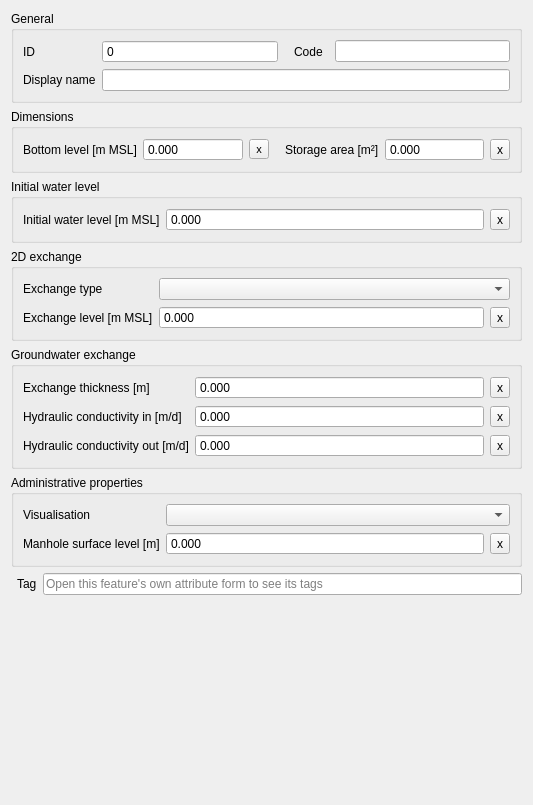
         <widget class="QWidget" name="tab_2">
          <attribute name="title">
           <string>Connection node end</string>
          </attribute>
          <layout class="QGridLayout" name="gridLayout_9">
           <item row="1" column="0" colspan="2">
            <widget class="QGroupBox" name="grp_dimensions_2">
             <property name="title">
              <string>Dimensions</string>
             </property>
             <layout class="QGridLayout" name="gridLayout_21">
              <item row="0" column="5">
               <widget class="QToolButton" name="connection_node_2_storage_area_clear">
                <property name="text">
                 <string>x</string>
                </property>
               </widget>
              </item>
              <item row="0" column="3">
               <widget class="QLabel" name="label_33">
                <property name="locale">
                 <locale language="English" country="UnitedStates"/>
                </property>
                <property name="text">
                 <string>Storage area [m²]</string>
                </property>
                <property name="alignment">
                 <set>Qt::AlignLeading|Qt::AlignLeft|Qt::AlignVCenter</set>
                </property>
                <property name="indent">
                 <number>10</number>
                </property>
               </widget>
              </item>
              <item row="0" column="0">
               <widget class="QLabel" name="label_34">
                <property name="locale">
                 <locale language="English" country="UnitedStates"/>
                </property>
                <property name="text">
                 <string>Bottom level [m MSL]</string>
                </property>
                <property name="alignment">
                 <set>Qt::AlignLeading|Qt::AlignLeft|Qt::AlignVCenter</set>
                </property>
                <property name="indent">
                 <number>-1</number>
                </property>
               </widget>
              </item>
              <item row="0" column="1">
               <widget class="QDoubleSpinBox" name="connection_node_2_bottom_level">
                <property name="sizePolicy">
                 <sizepolicy hsizetype="Expanding" vsizetype="Fixed">
                  <horstretch>0</horstretch>
                  <verstretch>0</verstretch>
                 </sizepolicy>
                </property>
                <property name="locale">
                 <locale language="English" country="UnitedStates"/>
                </property>
                <property name="inputMethodHints">
                 <set>Qt::ImhNone</set>
                </property>
                <property name="buttonSymbols">
                 <enum>QAbstractSpinBox::NoButtons</enum>
                </property>
                <property name="decimals">
                 <number>3</number>
                </property>
                <property name="minimum">
                 <double>-9999999999.000000000000000</double>
                </property>
                <property name="maximum">
                 <double>9999999999.000000000000000</double>
                </property>
               </widget>
              </item>
              <item row="0" column="4">
               <widget class="QDoubleSpinBox" name="connection_node_2_storage_area">
                <property name="sizePolicy">
                 <sizepolicy hsizetype="Expanding" vsizetype="Fixed">
                  <horstretch>0</horstretch>
                  <verstretch>0</verstretch>
                 </sizepolicy>
                </property>
                <property name="locale">
                 <locale language="English" country="UnitedStates"/>
                </property>
                <property name="inputMethodHints">
                 <set>Qt::ImhNone</set>
                </property>
                <property name="buttonSymbols">
                 <enum>QAbstractSpinBox::NoButtons</enum>
                </property>
                <property name="decimals">
                 <number>3</number>
                </property>
                <property name="minimum">
                 <double>-99999999.000000000000000</double>
                </property>
                <property name="maximum">
                 <double>999999999.000000000000000</double>
                </property>
               </widget>
              </item>
              <item row="0" column="2">
               <widget class="QToolButton" name="connection_node_2_bottom_level_clear">
                <property name="font">
                 <font>
                  <pointsize>8</pointsize>
                 </font>
                </property>
                <property name="text">
                 <string>x</string>
                </property>
               </widget>
              </item>
             </layout>
            </widget>
           </item>
           <item row="3" column="0" colspan="2">
            <widget class="QGroupBox" name="grp_2d_exchange_2">
             <property name="enabled">
              <bool>true</bool>
             </property>
             <property name="locale">
              <locale language="English" country="UnitedStates"/>
             </property>
             <property name="title">
              <string>2D exchange</string>
             </property>
             <layout class="QGridLayout" name="gridLayout_14">
              <item row="2" column="0">
               <widget class="QLabel" name="label_30">
                <property name="locale">
                 <locale language="English" country="UnitedStates"/>
                </property>
                <property name="text">
                 <string>Exchange level [m MSL]</string>
                </property>
                <property name="alignment">
                 <set>Qt::AlignLeading|Qt::AlignLeft|Qt::AlignVCenter</set>
                </property>
                <property name="indent">
                 <number>-1</number>
                </property>
               </widget>
              </item>
              <item row="2" column="1">
               <widget class="QDoubleSpinBox" name="connection_node_2_exchange_level">
                <property name="sizePolicy">
                 <sizepolicy hsizetype="Expanding" vsizetype="Fixed">
                  <horstretch>0</horstretch>
                  <verstretch>0</verstretch>
                 </sizepolicy>
                </property>
                <property name="locale">
                 <locale language="English" country="UnitedStates"/>
                </property>
                <property name="inputMethodHints">
                 <set>Qt::ImhNone</set>
                </property>
                <property name="buttonSymbols">
                 <enum>QAbstractSpinBox::NoButtons</enum>
                </property>
                <property name="decimals">
                 <number>3</number>
                </property>
                <property name="minimum">
                 <double>-9999999999.000000000000000</double>
                </property>
                <property name="maximum">
                 <double>9999999999.000000000000000</double>
                </property>
               </widget>
              </item>
              <item row="2" column="2">
               <widget class="QToolButton" name="connection_node_2_exchange_level_clear">
                <property name="text">
                 <string>x</string>
                </property>
               </widget>
              </item>
              <item row="0" column="0">
               <widget class="QLabel" name="label_31">
                <property name="text">
                 <string>Exchange type</string>
                </property>
               </widget>
              </item>
              <item row="0" column="1" colspan="2">
               <widget class="QComboBox" name="connection_node_2_exchange_type"/>
              </item>
             </layout>
            </widget>
           </item>
           <item row="5" column="0" colspan="2">
            <widget class="QGroupBox" name="grp_administative_properties_2">
             <property name="title">
              <string>Administrative properties</string>
             </property>
             <layout class="QGridLayout" name="gridLayout_17">
              <item row="1" column="2">
               <widget class="QToolButton" name="connection_node_2_manhole_surface_level_clear">
                <property name="font">
                 <font>
                  <weight>50</weight>
                  <italic>false</italic>
                  <bold>false</bold>
                 </font>
                </property>
                <property name="text">
                 <string>x</string>
                </property>
               </widget>
              </item>
              <item row="1" column="1">
               <widget class="QDoubleSpinBox" name="connection_node_2_manhole_surface_level">
                <property name="sizePolicy">
                 <sizepolicy hsizetype="Expanding" vsizetype="Fixed">
                  <horstretch>0</horstretch>
                  <verstretch>0</verstretch>
                 </sizepolicy>
                </property>
                <property name="locale">
                 <locale language="English" country="UnitedStates"/>
                </property>
                <property name="inputMethodHints">
                 <set>Qt::ImhNone</set>
                </property>
                <property name="buttonSymbols">
                 <enum>QAbstractSpinBox::NoButtons</enum>
                </property>
                <property name="decimals">
                 <number>3</number>
                </property>
                <property name="minimum">
                 <double>-9999999999.000000000000000</double>
                </property>
                <property name="maximum">
                 <double>9999999999.000000000000000</double>
                </property>
               </widget>
              </item>
              <item row="1" column="0">
               <widget class="QLabel" name="label_29">
                <property name="locale">
                 <locale language="English" country="UnitedStates"/>
                </property>
                <property name="text">
                 <string>Manhole surface level [m]</string>
                </property>
                <property name="alignment">
                 <set>Qt::AlignLeading|Qt::AlignLeft|Qt::AlignVCenter</set>
                </property>
                <property name="indent">
                 <number>-1</number>
                </property>
               </widget>
              </item>
              <item row="0" column="0">
               <widget class="QLabel" name="label_41">
                <property name="locale">
                 <locale language="English" country="UnitedStates"/>
                </property>
                <property name="text">
                 <string>Visualisation</string>
                </property>
                <property name="alignment">
                 <set>Qt::AlignLeading|Qt::AlignLeft|Qt::AlignVCenter</set>
                </property>
                <property name="indent">
                 <number>-1</number>
                </property>
               </widget>
              </item>
              <item row="0" column="1" colspan="2">
               <widget class="QComboBox" name="connection_node_2_visualisation">
                <property name="sizePolicy">
                 <sizepolicy hsizetype="Expanding" vsizetype="Fixed">
                  <horstretch>0</horstretch>
                  <verstretch>0</verstretch>
                 </sizepolicy>
                </property>
                <property name="locale">
                 <locale language="English" country="UnitedStates"/>
                </property>
               </widget>
              </item>
             </layout>
            </widget>
           </item>
           <item row="0" column="0" colspan="2">
            <widget class="QGroupBox" name="grp_general_2">
             <property name="enabled">
              <bool>true</bool>
             </property>
             <property name="locale">
              <locale language="English" country="UnitedStates"/>
             </property>
             <property name="title">
              <string>General</string>
             </property>
             <layout class="QGridLayout" name="gridLayout_10">
              <item row="1" column="0">
               <widget class="QLabel" name="label_35">
                <property name="locale">
                 <locale language="English" country="UnitedStates"/>
                </property>
                <property name="text">
                 <string>ID</string>
                </property>
                <property name="alignment">
                 <set>Qt::AlignLeading|Qt::AlignLeft|Qt::AlignVCenter</set>
                </property>
               </widget>
              </item>
              <item row="1" column="1">
               <widget class="QSpinBox" name="connection_node_2_id">
                <property name="sizePolicy">
                 <sizepolicy hsizetype="Expanding" vsizetype="Fixed">
                  <horstretch>0</horstretch>
                  <verstretch>0</verstretch>
                 </sizepolicy>
                </property>
                <property name="locale">
                 <locale language="English" country="UnitedStates"/>
                </property>
                <property name="readOnly">
                 <bool>true</bool>
                </property>
                <property name="buttonSymbols">
                 <enum>QAbstractSpinBox::NoButtons</enum>
                </property>
                <property name="maximum">
                 <number>999999999</number>
                </property>
               </widget>
              </item>
              <item row="2" column="1" colspan="4">
               <widget class="QLineEdit" name="connection_node_2_display_name"/>
              </item>
              <item row="2" column="0">
               <widget class="QLabel" name="label_39">
                <property name="text">
                 <string>Display name</string>
                </property>
               </widget>
              </item>
              <item row="1" column="2">
               <widget class="QLabel" name="label_40">
                <property name="locale">
                 <locale language="English" country="UnitedStates"/>
                </property>
                <property name="text">
                 <string>Code</string>
                </property>
                <property name="alignment">
                 <set>Qt::AlignLeading|Qt::AlignLeft|Qt::AlignVCenter</set>
                </property>
                <property name="indent">
                 <number>10</number>
                </property>
               </widget>
              </item>
              <item row="1" column="4">
               <widget class="QLineEdit" name="connection_node_2_code">
                <property name="sizePolicy">
                 <sizepolicy hsizetype="Expanding" vsizetype="Fixed">
                  <horstretch>0</horstretch>
                  <verstretch>0</verstretch>
                 </sizepolicy>
                </property>
                <property name="locale">
                 <locale language="English" country="UnitedStates"/>
                </property>
               </widget>
              </item>
             </layout>
            </widget>
           </item>
           <item row="7" column="1">
            <spacer name="verticalSpacer_4">
             <property name="orientation">
              <enum>Qt::Vertical</enum>
             </property>
             <property name="sizeHint" stdset="0">
              <size>
               <width>505</width>
               <height>199</height>
              </size>
             </property>
            </spacer>
           </item>
           <item row="4" column="0" colspan="2">
            <widget class="QGroupBox" name="grp_groundwater_2">
             <property name="title">
              <string>Groundwater exchange</string>
             </property>
             <layout class="QGridLayout" name="gridLayout_11">
              <item row="0" column="1">
               <widget class="QDoubleSpinBox" name="connection_node_2_exchange_thickness">
                <property name="sizePolicy">
                 <sizepolicy hsizetype="Expanding" vsizetype="Fixed">
                  <horstretch>0</horstretch>
                  <verstretch>0</verstretch>
                 </sizepolicy>
                </property>
                <property name="locale">
                 <locale language="English" country="UnitedStates"/>
                </property>
                <property name="buttonSymbols">
                 <enum>QAbstractSpinBox::NoButtons</enum>
                </property>
                <property name="decimals">
                 <number>3</number>
                </property>
                <property name="maximum">
                 <double>1000000.000000000000000</double>
                </property>
               </widget>
              </item>
              <item row="0" column="2">
               <widget class="QToolButton" name="connection_node_2_exchange_thickness_clear">
                <property name="text">
                 <string>x</string>
                </property>
               </widget>
              </item>
              <item row="0" column="0">
               <widget class="QLabel" name="label_36">
                <property name="locale">
                 <locale language="English" country="UnitedStates"/>
                </property>
                <property name="text">
                 <string>Exchange thickness [m]</string>
                </property>
                <property name="alignment">
                 <set>Qt::AlignLeading|Qt::AlignLeft|Qt::AlignVCenter</set>
                </property>
               </widget>
              </item>
              <item row="1" column="0">
               <widget class="QLabel" name="label_37">
                <property name="locale">
                 <locale language="English" country="UnitedStates"/>
                </property>
                <property name="text">
                 <string>Hydraulic conductivity in [m/d]</string>
                </property>
                <property name="alignment">
                 <set>Qt::AlignLeading|Qt::AlignLeft|Qt::AlignVCenter</set>
                </property>
               </widget>
              </item>
              <item row="1" column="1">
               <widget class="QDoubleSpinBox" name="connection_node_2_hydraulic_conductivity_in">
                <property name="sizePolicy">
                 <sizepolicy hsizetype="Expanding" vsizetype="Fixed">
                  <horstretch>0</horstretch>
                  <verstretch>0</verstretch>
                 </sizepolicy>
                </property>
                <property name="locale">
                 <locale language="English" country="UnitedStates"/>
                </property>
                <property name="buttonSymbols">
                 <enum>QAbstractSpinBox::NoButtons</enum>
                </property>
                <property name="decimals">
                 <number>3</number>
                </property>
                <property name="maximum">
                 <double>1000000.000000000000000</double>
                </property>
               </widget>
              </item>
              <item row="1" column="2">
               <widget class="QToolButton" name="connection_node_2_hydraulic_conductivity_in_clear">
                <property name="text">
                 <string>x</string>
                </property>
               </widget>
              </item>
              <item row="2" column="0">
               <widget class="QLabel" name="label_38">
                <property name="locale">
                 <locale language="English" country="UnitedStates"/>
                </property>
                <property name="text">
                 <string>Hydraulic conductivity out [m/d]</string>
                </property>
                <property name="alignment">
                 <set>Qt::AlignLeading|Qt::AlignLeft|Qt::AlignVCenter</set>
                </property>
               </widget>
              </item>
              <item row="2" column="1">
               <widget class="QDoubleSpinBox" name="connection_node_2_hydraulic_conductivity_out">
                <property name="sizePolicy">
                 <sizepolicy hsizetype="Expanding" vsizetype="Fixed">
                  <horstretch>0</horstretch>
                  <verstretch>0</verstretch>
                 </sizepolicy>
                </property>
                <property name="locale">
                 <locale language="English" country="UnitedStates"/>
                </property>
                <property name="buttonSymbols">
                 <enum>QAbstractSpinBox::NoButtons</enum>
                </property>
                <property name="decimals">
                 <number>3</number>
                </property>
                <property name="maximum">
                 <double>1000000.000000000000000</double>
                </property>
               </widget>
              </item>
              <item row="2" column="2">
               <widget class="QToolButton" name="connection_node_2_hydraulic_conductivity_out_clear">
                <property name="text">
                 <string>x</string>
                </property>
               </widget>
              </item>
             </layout>
            </widget>
           </item>
           <item row="2" column="0" colspan="2">
            <widget class="QGroupBox" name="grp_initial_water_level_2">
             <property name="title">
              <string>Initial water level</string>
             </property>
             <layout class="QGridLayout" name="gridLayout_20">
              <item row="0" column="1">
               <widget class="QDoubleSpinBox" name="connection_node_2_initial_water_level">
                <property name="sizePolicy">
                 <sizepolicy hsizetype="Expanding" vsizetype="Fixed">
                  <horstretch>0</horstretch>
                  <verstretch>0</verstretch>
                 </sizepolicy>
                </property>
                <property name="locale">
                 <locale language="English" country="UnitedStates"/>
                </property>
                <property name="inputMethodHints">
                 <set>Qt::ImhNone</set>
                </property>
                <property name="buttonSymbols">
                 <enum>QAbstractSpinBox::NoButtons</enum>
                </property>
                <property name="decimals">
                 <number>3</number>
                </property>
                <property name="minimum">
                 <double>-99999999.000000000000000</double>
                </property>
                <property name="maximum">
                 <double>999999999.000000000000000</double>
                </property>
               </widget>
              </item>
              <item row="0" column="0">
               <widget class="QLabel" name="label_32">
                <property name="locale">
                 <locale language="English" country="UnitedStates"/>
                </property>
                <property name="text">
                 <string>Initial water level [m MSL]</string>
                </property>
                <property name="alignment">
                 <set>Qt::AlignLeading|Qt::AlignLeft|Qt::AlignVCenter</set>
                </property>
                <property name="indent">
                 <number>-1</number>
                </property>
               </widget>
              </item>
              <item row="0" column="2">
               <widget class="QToolButton" name="connection_node_2_initial_water_level_clear">
                <property name="text">
                 <string>x</string>
                </property>
               </widget>
              </item>
             </layout>
            </widget>
           </item>
           <item row="6" column="1">
            <layout class="QHBoxLayout" name="horizontalLayout_4">
             <property name="bottomMargin">
              <number>0</number>
             </property>
             <item>
              <widget class="QLabel" name="label_25">
               <property name="text">
                <string>Tag</string>
               </property>
              </widget>
             </item>
             <item>
              <widget class="QLineEdit" name="connection_node_2_tags">
               <property name="readOnly">
                <bool>true</bool>
               </property>
               <property name="placeholderText">
                <string>Open this feature's own attribute form to see its tags</string>
               </property>
              </widget>
             </item>
            </layout>
           </item>
          </layout>
         </widget>
